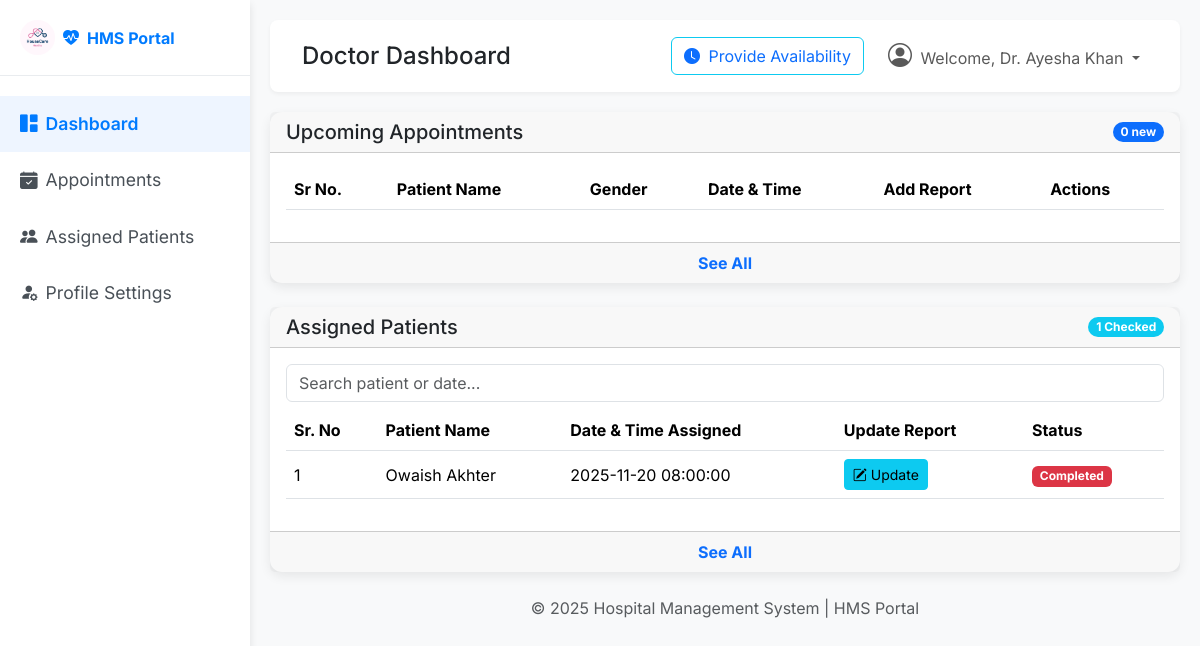
Page /doctor/dashboard (signed in) on the earlier database version.
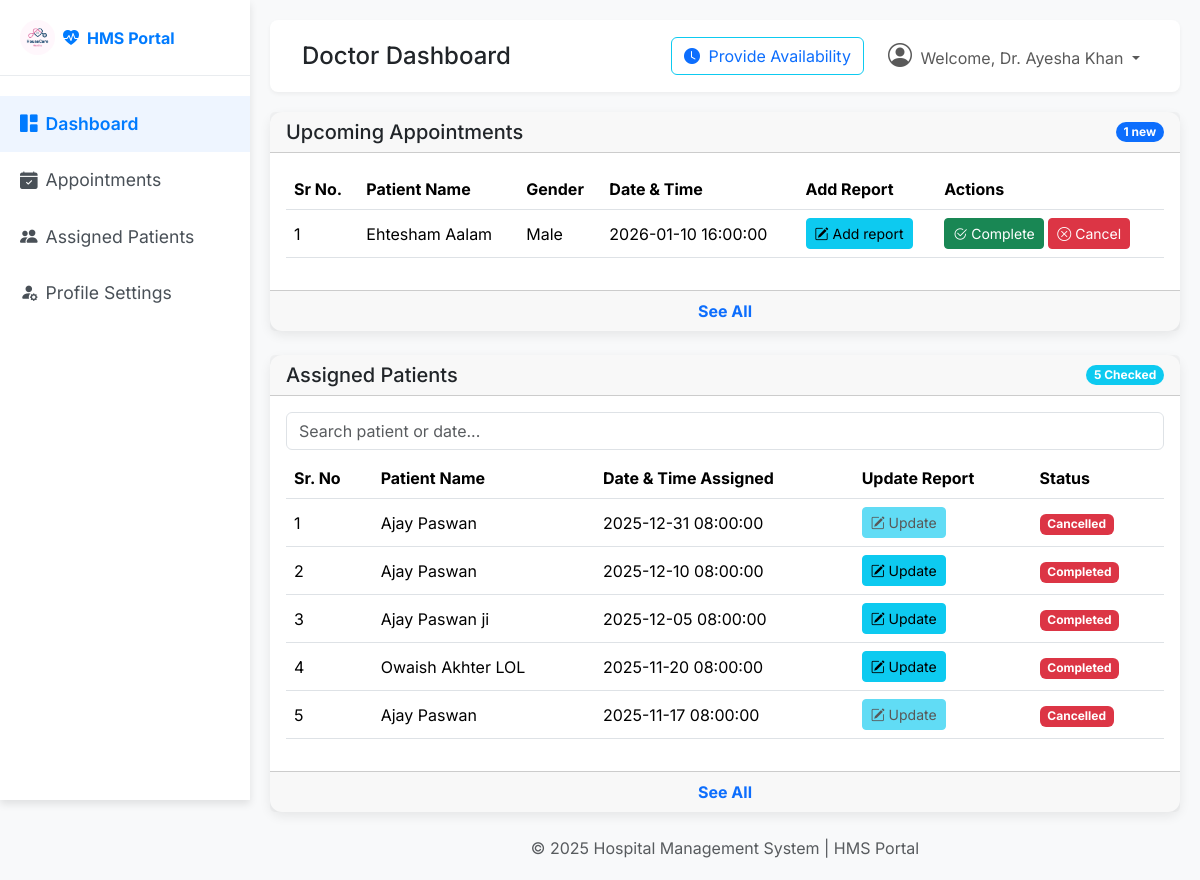
Same page on the later database version.
### back_app/models.py (models this page shows)
class User(db.Model, UserMixin):
    __tablename__ = 'user'
    id = db.Column(db.Integer, primary_key=True)
    full_name = db.Column(db.String(150), nullable=False)
    email = db.Column(db.String(150), unique=True, nullable=False)
    password = db.Column(db.String(150), nullable=False)
    phone_number = db.Column(db.String(15), nullable=False)
    age = db.Column(db.Integer(),  nullable=False)
    gender = db.Column(db.String(10) , nullable=False)
    role = db.Column(db.String(50), nullable=False ,default='Patient')  # 'admin', 'doctor', 'patient'
    profile_picture = db.Column(db.String(250), nullable=True, default='default.png')
    created_at = db.Column(db.DateTime, default=datetime.utcnow)
    doctor = db.relationship('Doctor', backref='user', uselist=False, cascade="all, delete-orphan")
    patient = db.relationship('Patient', backref='user', uselist=False, cascade="all, delete-orphan")

class Appointment(db.Model):
    __tablename__ = 'appointment'
    id = db.Column(db.Integer, primary_key=True)
    patient_id = db.Column(db.Integer, db.ForeignKey('patient.id'), nullable=False)
    doctor_id = db.Column(db.Integer, db.ForeignKey('doctor.id'), nullable=False)
    appointment_datetime = db.Column(db.DateTime, nullable=False)
    status = db.Column(db.String(50), nullable=False, default='Scheduled')  # 'Scheduled', 'Completed', 'Cancelled'
    created_at = db.Column(db.DateTime, default=datetime.utcnow)
    history = db.relationship('PatientHistory', backref='appointment', uselist=False, cascade="all, delete-orphan")

### back_app/routes.py (the view)
@main.route('/doctor/dashboard')
@login_required
def doctor_dashboard():
    if current_user.role.lower() != 'doctor' or not current_user.doctor.is_active:
        flash('You are blocked or not Doctor, Access denied', 'danger')
        return redirect(url_for('main.login'))
    doctor = Doctor.query.get(current_user.doctor.id)
    appointments = Appointment.query.filter_by(doctor_id=doctor.id).order_by(Appointment.appointment_datetime.desc()).all()
    t_upcomming_appt = Appointment.query.filter(Appointment.doctor_id==doctor.id,Appointment.status=='booked').count()
    t_done_appt = Appointment.query.filter(Appointment.doctor_id==doctor.id,Appointment.status!='booked').count()
    return render_template('doctor/dashboard.html' , user=current_user, appointments=appointments , t_upcomming_appt = t_upcomming_appt , t_done_appt = t_done_appt)

### app.py (called while the page is built)
def create_app():
    app = Flask(__name__)
    database_url = os.environ.get('DATABASE_URL', 'sqlite:///hospital_management.db')
    if database_url.startswith("postgres://"):
        database_url = database_url.replace("postgres://", "postgresql://", 1)
    app.config['SQLALCHEMY_DATABASE_URI'] = database_url
    app.config['SECRET_KEY'] = os.environ.get('SECRET_KEY', 'your_secret_key')
    app.config['SQLALCHEMY_TRACK_MODIFICATIONS'] = False
    login_manager = LoginManager()
    login_manager.init_app(app)
    login_manager.login_view = 'login'
    @login_manager.user_loader
    def load_user(user_id):
        return User.query.get(int(user_id))
    db.init_app(app)
    with app.app_context():
        from back_app.routes import main
        app.register_blueprint(main)
        db.create_all()
    return app

### templates/doctor/dashboard.html (shortened to what this page needs)
<!DOCTYPE html>
<html lang="en">
<head>
    <link href="https://cdn.jsdelivr.net/npm/bootstrap@5.3.3/dist/css/bootstrap.min.css" rel="stylesheet">
    <link href="https://cdn.jsdelivr.net/npm/bootstrap-icons@1.11.1/font/bootstrap-icons.css" rel="stylesheet">
    <link rel="stylesheet" href="../../static/css/style.css">
</head>
<body>
    <div class="wrapper">
        <nav id="sidebar">
            <div class="sidebar-header d-flex align-items-center">
                <a class="navbar-brand fw-bold d-flex align-items-center" href="#">
                     <img src="../../static/img/mad1.png" alt="HMS Logo" style="height: 35px;" class="me-2 rounded-circle">
                    <i class="bi bi-heart-pulse-fill me-2"></i>HMS Portal
                </a>
            </div>
            <ul class="list-unstyled components">
                <li class="active"><a href="{{ url_for('main.doctor_dashboard') }}"><i class="bi bi-grid-1x2-fill me-2"></i>Dashboard</a></li>
                <li><a href="{{ url_for('main.manage_appointment') }}"><i class="bi bi-calendar-check-fill me-2"></i>Appointments</a></li>
                <li><a href="{{ url_for('main.assigned_patients') }}"><i class="bi bi-people-fill me-2"></i>Assigned Patients</a></li>
                <li><a href="{{ url_for('main.update_profile') }}"><i class="bi bi-person-fill-gear me-2"></i>Profile Settings</a></li>
            </ul>
        </nav>
        <div id="content">
            <nav class="navbar navbar-expand-lg navbar-light top-navbar">
                <div class="container-fluid">
                    <h4 class="mb-0">Doctor Dashboard</h4>
                    <div class="d-flex align-items-center ms-auto">
                        <button class="btn btn-outline-info">
                           <a href="{{ url_for('set_availability' , doctor_id=current_user.id) }}" class="text-decoration-none text-primary">
                            <i class="bi bi-clock-fill me-1"></i> Provide Availability
                            </a>
                        </button>
                        <ul class="navbar-nav ms-3">
                            <li class="nav-item dropdown">
                                <a class="nav-link dropdown-toggle" href="#" id="navbarDropdown" role="button" data-bs-toggle="dropdown" aria-expanded="false">
                                    <i class="bi bi-person-circle me-1 fs-4"></i> Welcome, Dr. {{current_user.full_name}}
                                </a>
                            </li>
                        </ul>
                    </div>
                </div>
            </nav>
            <div class="main-content">
                <div class="card mb-4" >
                    <div class="card-header d-flex justify-content-between align-items-center">
                        <h5 class="card-title mb-0">Upcoming Appointments</h5>
                        <span class="badge bg-primary rounded-pill">{{t_upcomming_appt }} new</span>
                    </div>
                    <div class="card-body">
                        <div class="table-responsive">
                            <table class="table table-hover align-middle">
                                <thead>
                                    <tr>
                                        <th>Sr No.</th>
                                        <th>Patient Name</th>
                                        <th>Gender</th>
                                        <th>Date & Time</th>
                                        <th>Add Report</th>
                                        <th>Actions</th>
                                    </tr>
                                </thead>
                                <tbody id="HMSTable">
                                {% for appointment in appointments if appointment.status == 'booked' %}
                                    <tr class="{% if loop.index > 5 %}table-row-hidden{% endif %}">
                                        <td>{{ loop.index }}</td>
                                        <td>{{ appointment.patient.user.full_name }}</td>
                                        <td>{{ appointment.patient.user.gender }}</td>
                                        <td>{{ appointment.appointment_datetime }}</td>
                                        <td>
                                            <button class="btn btn-sm btn-info"
                                                    data-bs-toggle="modal"
                                                    data-bs-target="#addHistoryModal_{{ appointment.id }}">
                                                <i class="bi bi-pencil-square"></i> Add report
                                            </button>
                                        </td>
                                        <td>
                                            <a href="{{ url_for('main.update_appointment_status', appointment_id=appointment.id, new_status='Completed') }}"
                                               class="btn btn-sm btn-success">
                                                <i class="bi bi-check2-circle"></i> Complete
                                            </a>
                                            <a href="{{ url_for('main.update_appointment_status', appointment_id=appointment.id, new_status='Cancelled') }}"
                                               class="btn btn-sm btn-danger">
                                                <i class="bi bi-x-circle"></i> Cancel
                                            </a>
                                        </td>
                                    </tr>
                                {% endfor %}
                                </tbody>
                            </table>
                        </div>
                    </div>
                    <div class="card-footer text-center">
                        <a href="#" class="text-primary fw-bold text-decoration-none see-more-btn" data-target="HMSTable">See All</a>
                    </div>
                </div>
                <div class="card mb-4" >
                    <div class="card-header d-flex justify-content-between align-items-center">
                        <h5 class="card-title mb-0">Assigned Patients</h5>
                        <span class="badge bg-info rounded-pill">{{ t_done_appt }} Checked</span>
                    </div>
                    <div class="card-body">
                        <div class="table-responsive">
                            <input type="text" id="HMSSearchInput" class="form-control mb-2" placeholder="Search patient or date...">
                            <table class="table table-hover align-middle">
                                <thead>
                                    <tr>
                                        <th>Sr. No</th>
                                        <th>Patient Name</th>
                                        <th>Date & Time Assigned</th>
                                        <th>Update Report</th>
                                        <th>Status</th>
                                    </tr>
                                </thead>
                                <tbody id="HMSTable">
                                {% for appointment in appointments if appointment.status != 'booked' %}
                                    <tr class="{% if loop.index > 6 %}table-row-hidden{% endif %}">
                                        <td>{{ loop.index }}</td>
                                        <td>{{ appointment.patient.user.full_name }}</td>
                                        <td>{{ appointment.appointment_datetime }}</td>
                                        {% if appointment.status.lower() == 'completed' %}
                                            <td>
                                                <button class="btn btn-sm btn-info"
                                                        data-bs-toggle="modal"
                                                        data-bs-target="#updateHistoryModal_{{ appointment.id }}">
                                                    <i class="bi bi-pencil-square"></i> Update
                                                </button>
                                            </td>
                                        {% else %}
                                            <td>
                                                <button class="btn btn-sm btn-info"
                                                        data-bs-toggle="modal"
                                                        data-bs-target="#updateHistoryModal_{{ appointment.id }}" disabled>
                                                    <i class="bi bi-pencil-square"></i> Update
                                                </button>
                                            </td>
                                        {% endif %}
                                        <td>
                                            <span class="badge bg-danger">{{ appointment.status }}</span>
                                        </td>
                                    </tr>
                                {% endfor %}
                                </tbody>
                            </table>
                        </div>
                    </div>
                    <div class="card-footer text-center">
                        <a href="#" class="text-primary fw-bold text-decoration-none see-more-btn" data-target="HMSTable">See All</a>
                    </div>
                </div>
            </div>
            <div class="footer mt-4 text-center text-muted">
                © 2025 Hospital Management System | HMS Portal
            </div>
        </div>
    </div>
</body>
</html>

### static/css/style.css (style rules this page uses)
body { font-family: 'Inter', sans-serif; background-color: #f8f9fa; }
.wrapper { display: flex; width: 100%; min-height: 100vh; }
#sidebar { width: 250px; position: fixed; top: 0; left: 0; height: 100vh; z-index: 999; background: #ffffff; color: #fff; transition: all 0.3s; box-shadow: 0 4px 8px rgba(0,0,0,0.1); }
#sidebar .sidebar-header { padding: 20px; background: #ffffff; border-bottom: 1px solid #e9ecef; }
#sidebar .sidebar-header a { font-weight: 700; color: #007bff !important; text-decoration: none; }
#sidebar ul.components { padding: 20px 0; }
#sidebar ul li a { padding: 15px 20px; font-size: 1.1em; display: block; color: #495057; text-decoration: none; transition: all 0.3s; }
#sidebar ul li.active>a, a[aria-expanded="true"] { color: #007bff; background: #eef5ff; font-weight: 600; }
#content { width: calc(100% - 250px); padding: 20px; min-height: 100vh; transition: all 0.3s; position: absolute; top: 0; right: 0; }
.top-navbar { background: #fff; border-radius: 8px; box-shadow: 0 2px 4px rgba(0,0,0,0.05); padding: 10px 20px; margin-bottom: 20px; }

### templates/doctor/dashboard.html (style rules this page uses)
.card { border: none; border-radius: 12px; box-shadow: 0 4px 12px rgba(0,0,0,0.08); }

Differences in the rows shown:
added Appointment: patient.user.full_name "Ehtesham Aalam", patient.user.gender "Male", appointment_datetime "2026-01-10 16:00:00", shown under "Upcoming Appointments"
added Appointment: patient.user.full_name "Ajay Paswan", appointment_datetime "2025-12-31 08:00:00", status "Cancelled", shown under "Assigned Patients"
added Appointment: patient.user.full_name "Ajay Paswan", appointment_datetime "2025-12-10 08:00:00", status "Completed", shown under "Assigned Patients"
added Appointment: patient.user.full_name "Ajay Paswan ji", appointment_datetime "2025-12-05 08:00:00", status "Completed", shown under "Assigned Patients"
changed through a linked row, Appointment: patient.user.full_name "Owaish Akhter" → "Owaish Akhter LOL"
added Appointment: patient.user.full_name "Ajay Paswan", appointment_datetime "2025-11-17 08:00:00", status "Cancelled", shown under "Assigned Patients"
Other differences:
{{ t_upcomming_appt }}: "0" → "1"
{{ t_done_appt }}: "1" → "5"
